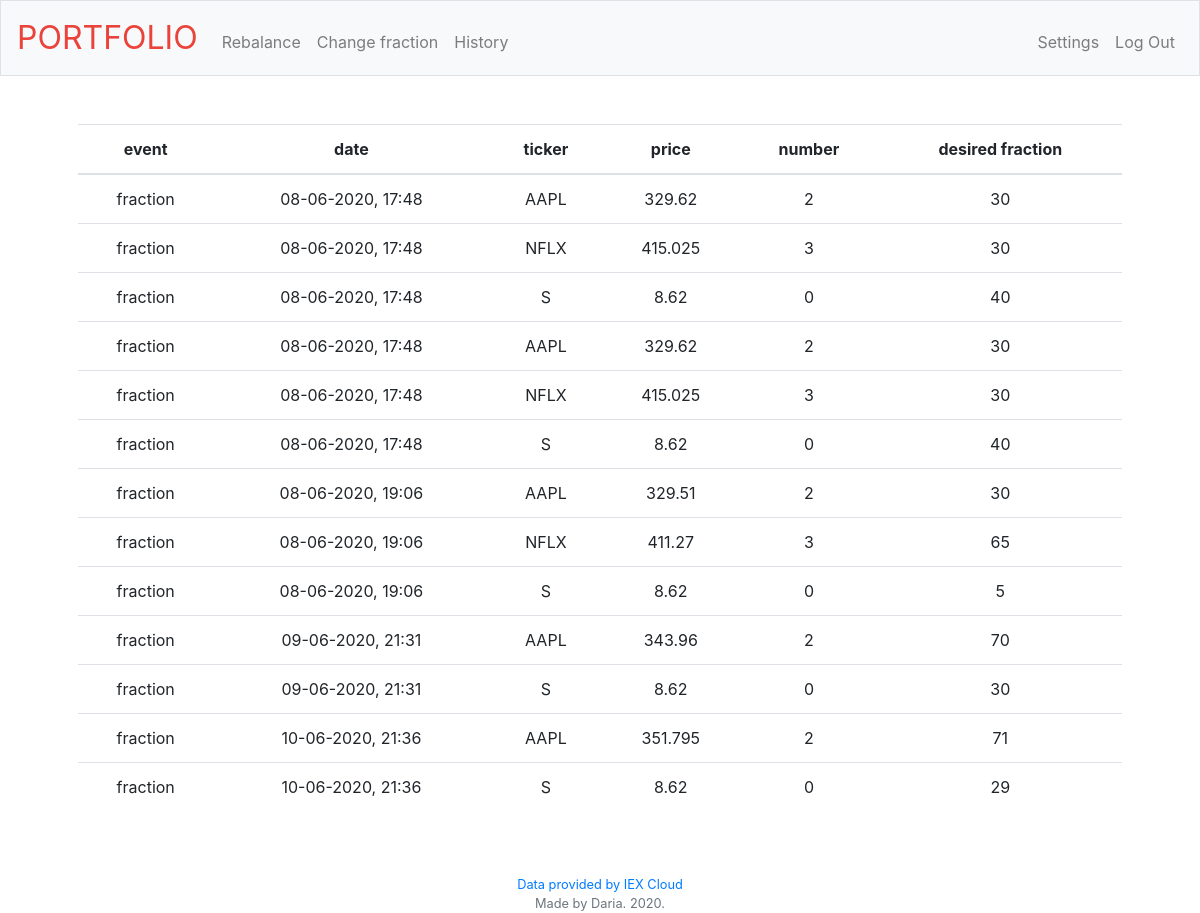
The app's page /history with its own data.
### tables this page shows
CREATE TABLE 'history' ( 'userid' INTEGER NOT NULL, 'date' DATETIME NOT NULL, 'ticker' VARCHAR(255) NOT NULL, 'price' FLOAT NOT NULL, 'number' INTEGER NOT NULL, 'fraction' INTEGER NOT NULL, 'eventtype' VARCHAR(255) NOT NULL, FOREIGN KEY(userid) REFERENCES users(id) );

### app.py (the view)
@app.route('/history', methods=['GET','POST'])
def history():
    if request.method == "GET":
        with sql.connect(DATABASE) as con:
            con.row_factory = sql.Row
            cur = con.cursor()
            cur.execute("SELECT * FROM history WHERE userid == :userid", {"userid":userid})
            history = cur.fetchall()
            for row in history:
                print(row['eventtype'])
        return render_template('history.html', history=history)

### templates/history.html (shortened to what this page needs)
{% extends "layout.html" %}
{% block main %}
<table class="table">
    <thead>
        <tr>
            <th scope="col">event</th>
            <th scope="col">date</th>
            <th scope="col">ticker</th>
            <th scope="col">price</th>
            <th scope="col">number</th>
            <th scope="col">desired fraction</th>
        </tr>
    </thead>
    <tbody>
        {% for row in history%}
            <tr>
                <td>{{row["eventtype"]}}</td>
                <td>{{row["date"]}}</td>
                <td>{{row["ticker"]}}</td>
                <td>{{row["price"]}}</td>
                <td>{{row["number"]}}</td>
                <td>{{row["fraction"]}}</td>
            </tr>
        {% endfor %}
    </tbody>
</table>
{% endblock %}

### templates/layout.html (shortened to what this page needs)
<!DOCTYPE html>
<html lang="en">
<head>
    <link href="https://maxcdn.bootstrapcdn.com/bootstrap/4.1.3/css/bootstrap.min.css" rel="stylesheet">
    <link href="/static/styles.css" rel="stylesheet">
</head>
<body>
        <nav class="navbar navbar-expand-md navbar-light bg-light border">
            <a class="navbar-brand" href="/"><span class="red">PORTFOLIO</span></a>
            <div class="collapse navbar-collapse" id="navbar">
                <ul class="navbar-nav mr-auto mt-2">
                    <li class="nav-item"><a class="nav-link" href="/rebalance">Rebalance</a></li>
                    <li class="nav-item"><a class="nav-link" href="/changefraction">Change fraction</a></li>
                    <li class="nav-item"><a class="nav-link" href="/history">History</a></li>
                </ul>
                <ul class="navbar-nav ml-auto mt-2">
                    <li class="nav-item"><a class="nav-link" href="/settings">Settings</a></li>
                    <li class="nav-item"><a class="nav-link" href="/logout">Log Out</a></li>
                </ul>
            </div>
        </nav>
        <main class="container p-5">
            {% block main %}{% endblock %}
        </main>
        <footer class="small text-center text-muted">
            <a href="https://iexcloud.io">Data provided by IEX Cloud</a> <br>
            Made by Daria. 2020.
        </footer>
</body>
</html>

### static/styles.css (style rules this page uses)
nav .navbar-brand { font-size: xx-large; }
nav .navbar-brand .red { color: #ea433b; }
main { overflow-x: auto; text-align: center; }

### records on screen
history: eventtype "fraction", date "08-06-2020, 17:48", ticker "AAPL", price "329.62", number "2", fraction "30"
history: eventtype "fraction", date "08-06-2020, 17:48", ticker "NFLX", price "415.025", number "3", fraction "30"
history: eventtype "fraction", date "08-06-2020, 17:48", ticker "S", price "8.62", number "0", fraction "40"
history: eventtype "fraction", date "08-06-2020, 17:48", ticker "AAPL", price "329.62", number "2", fraction "30"
history: eventtype "fraction", date "08-06-2020, 17:48", ticker "NFLX", price "415.025", number "3", fraction "30"
history: eventtype "fraction", date "08-06-2020, 17:48", ticker "S", price "8.62", number "0", fraction "40"
history: eventtype "fraction", date "08-06-2020, 19:06", ticker "AAPL", price "329.51", number "2", fraction "30"
history: eventtype "fraction", date "08-06-2020, 19:06", ticker "NFLX", price "411.27", number "3", fraction "65"
history: eventtype "fraction", date "08-06-2020, 19:06", ticker "S", price "8.62", number "0", fraction "5"
history: eventtype "fraction", date "09-06-2020, 21:31", ticker "AAPL", price "343.96", number "2", fraction "70"
history: eventtype "fraction", date "09-06-2020, 21:31", ticker "S", price "8.62", number "0", fraction "30"
history: eventtype "fraction", date "10-06-2020, 21:36", ticker "AAPL", price "351.795", number "2", fraction "71"
history: eventtype "fraction", date "10-06-2020, 21:36", ticker "S", price "8.62", number "0", fraction "29"
